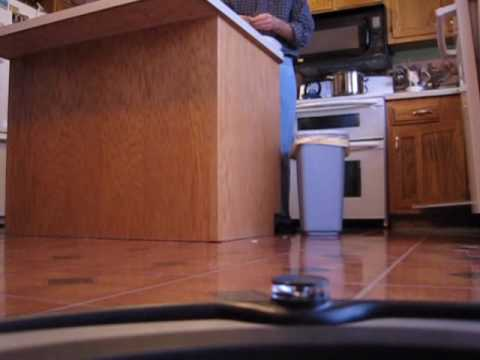
//> input picture vacuum_pov/roombapov1.jpg, 480 x 360 px
$ ./imageBasics ../../vacuum_pov/roombapov1.jpg   (built with g++ and OpenCV 4)
//> lines starting //> are read from the running program, lines starting //| are printed output that depends on the picture; after the words box and inside, x2 and y2 are one past the last pixel; in counts of white or black regions, pixels touching at a corner belong together
#include <iostream>
#include<chrono>

using namespace std;

#include <opencv2/core/core.hpp>
#include <opencv2/highgui/highgui.hpp>

int main(int argc, char **argv) {
    // Read the image in argv[1]
    cv::Mat image;
    image = cv::imread(argv[1]);    // call cv::imread to read the image from file
//> image is the input picture: 360 rows x 480 cols, CV_8UC3; mean B, G, R 68.6, 71.7, 107.6

    // check the data is correctly loaded
    if (image.data == nullptr) {    // maybe the file does not exist
        cerr << "file" << argv[1] << " not exist." << endl;
        return 0;
    }

    // print some basic information
    cout << "Image cols: " << image.cols << ", rows: " << image.rows << ", channels: " << image.channels() << endl;
//| Image cols: 480, rows: 360, channels: 3
    cv::imshow("image", image);     // use cv::imshow to show the image
    cv::waitKey(0);     // display and wait for a keyboard input

    // check image type
    if (image.type() != CV_8UC1 && image.type() != CV_8UC3) {
        // we need grayscale image or RGB image
        cout << "image type incorrect." << endl;
        return 0;
    }

    // check the pixels
    chrono::steady_clock::time_point t1 = chrono::steady_clock::now();  // create a timestamp here
    for (size_t y = 0; y < image.rows; y++) {   // for each row ...
        // use cv::Mat::ptr to get the pointer of each row
        unsigned char *row_ptr = image.ptr<unsigned char>(y); // ... get the pointer to y−th row

        for (size_t x = 0; x < image.cols; x++) {   // ..in that row, for each column, ...
            // now we can read the pixel on (x,y), x=column, y=row
            unsigned char *data_ptr = &row_ptr[x * image.channels()]; // data_ptr is the pointer to (x,y)
            // note: x * image.channels() --> each pixel has 3 channels for it, so the next pixel is 3 more array boxes away from the pixel's first array box.(Multiple of 3's)

            // visit the pixel in each channel
            for (int c = 0; c != image.channels(); c++) { // in each segment of 3 array blocks for the channel values of a pixel
                unsigned char data = data_ptr[c]; // data should be pixel of I(x,y) in c-th channel
            }
        }
    }
    chrono::steady_clock::time_point t2 = chrono::steady_clock::now();  // get another timestamp here (to measure the duration of looping over the pixels of an image @pixel-visiting)
    chrono::duration<double> time_used = chrono::duration_cast < chrono::duration < double >> (t2 - t1);
    cout << "time used: " << time_used.count() << " seconds." << endl;

    // copying cv::Mat
    // = and () operators will not copy the image data (value), but only the reference
    cv::Mat image_another = image;
    // Since copy reference, changing image_another will also change image
    image_another(cv::Rect(0, 0, 100, 100)).setTo(0); // set top−left 100∗100 block to zero
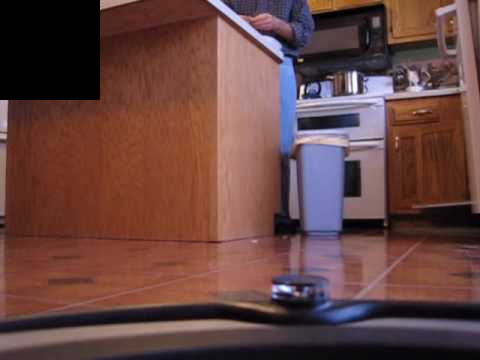
//> image_another: 360 rows x 480 cols, CV_8UC3; 5.79% of pixels changed, all inside (x1, y1, x2, y2) = (0, 0, 100, 100)
    cv::imshow("image", image);
    cv::waitKey(0);

    // copying image data/value
    // use cv::Mat::clone to actually clone the data
    cv::Mat image_clone = image.clone();
    image_clone(cv::Rect(0, 0, 100, 100)).setTo(255);
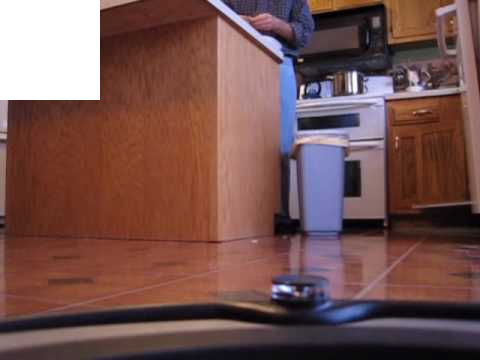
//> image_clone: 360 rows x 480 cols, CV_8UC3; 5.79% of pixels changed, all inside (x1, y1, x2, y2) = (0, 0, 100, 100)
    cv::imshow("image", image);
    cv::imshow("image_clone", image_clone);
    cv::waitKey(0);

    cv::destroyAllWindows();
    return 0;


    // Enter the image file name (placed in the build folder) in terminal
    // ./build/imageBasics ubuntu.png
}

$ run again, on vacuum_pov/roombapov4.jpg
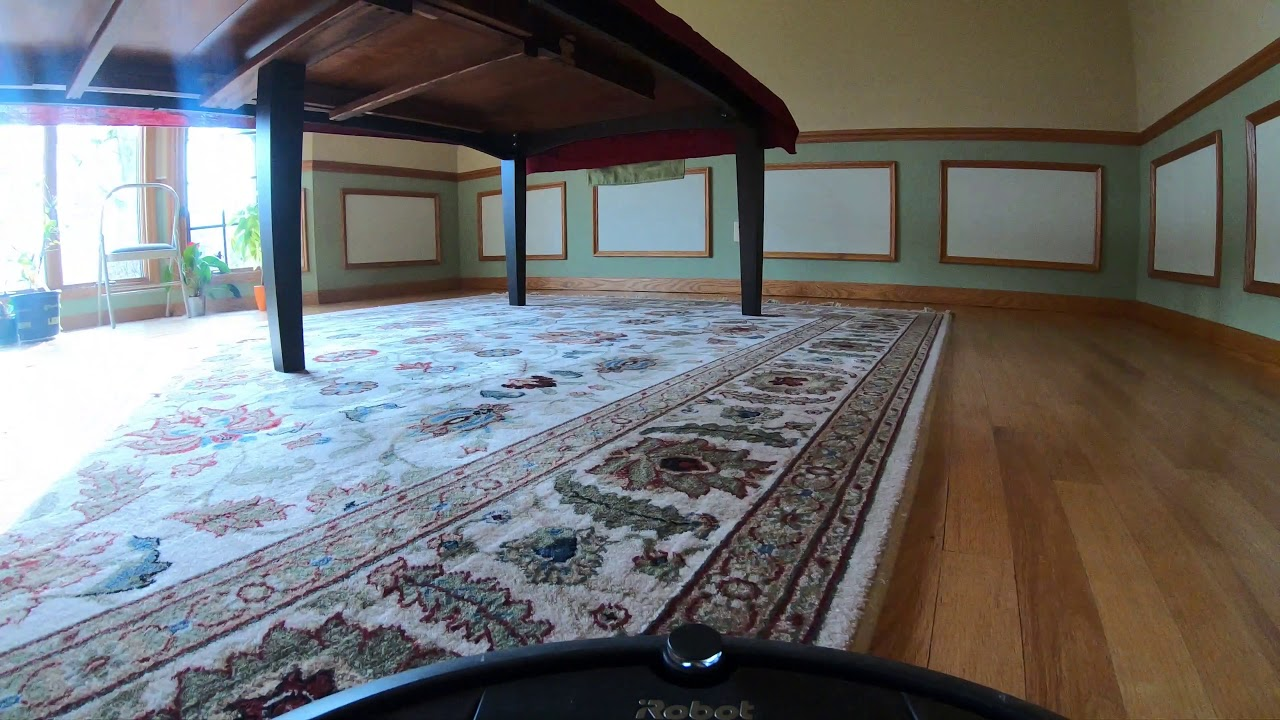
//> input picture vacuum_pov/roombapov4.jpg, 1280 x 720 px
//> image is the input picture: 720 rows x 1280 cols, CV_8UC3; mean B, G, R 109, 109.1, 109.1
//| Image cols: 1280, rows: 720, channels: 3
//> `image_another(cv::Rect(0, 0, 100, 100)).setTo(0);`:
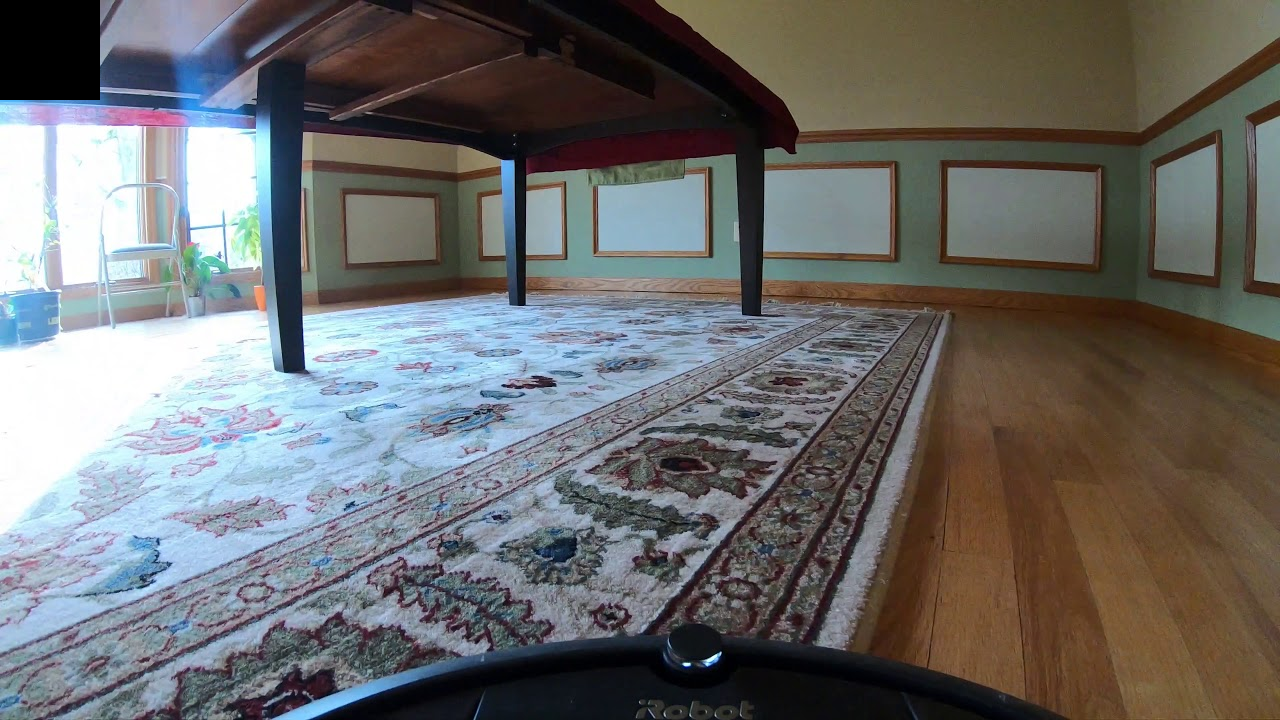
//> image_another: 720 rows x 1280 cols, CV_8UC3; 1.09% of pixels changed, all inside (x1, y1, x2, y2) = (0, 0, 100, 100)
//> `image_clone(cv::Rect(0, 0, 100, 100)).setTo(255);`:
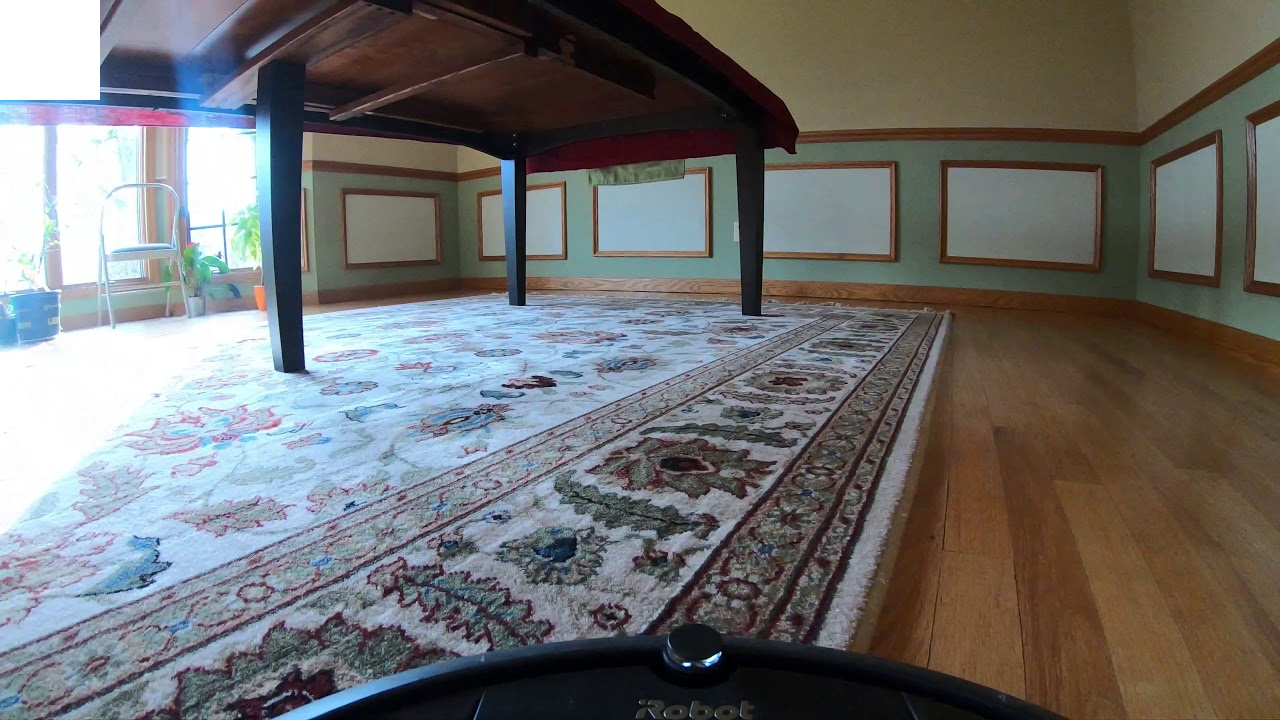
//> image_clone: 720 rows x 1280 cols, CV_8UC3; 1.09% of pixels changed, all inside (x1, y1, x2, y2) = (0, 0, 100, 100)

$ run again, on vacuum_pov/roombapov6.jpg
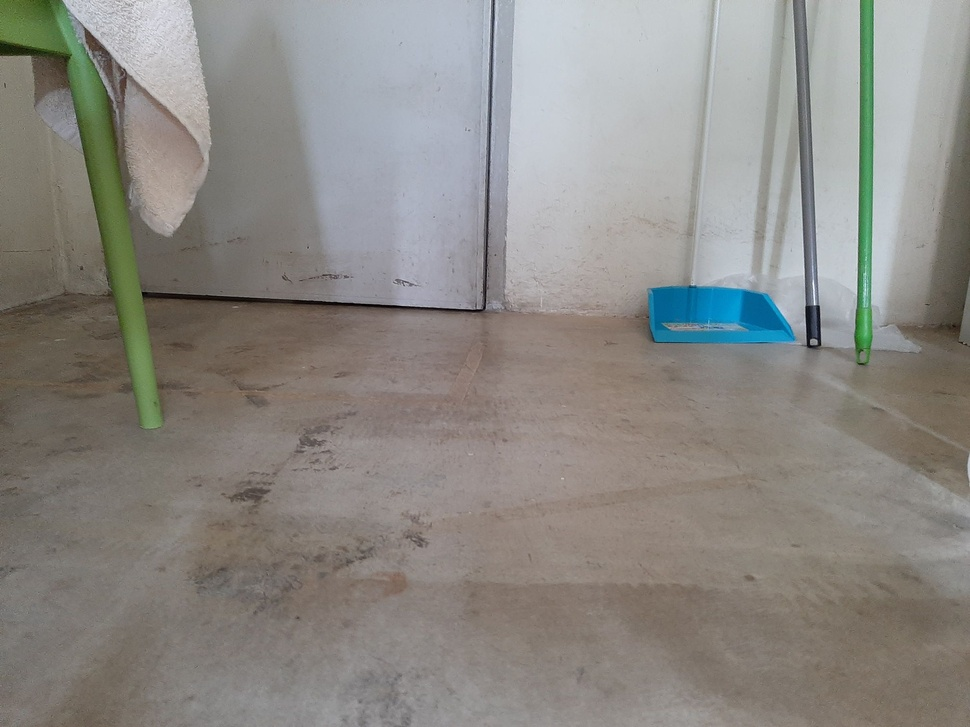
//> input picture vacuum_pov/roombapov6.jpg, 970 x 727 px, shrunk from 2016 x 1512 before the run
//> image is the input picture: 727 rows x 970 cols, CV_8UC3; mean B, G, R 132.3, 137, 139.4
//| Image cols: 970, rows: 727, channels: 3
//> `image_another(cv::Rect(0, 0, 100, 100)).setTo(0);`:
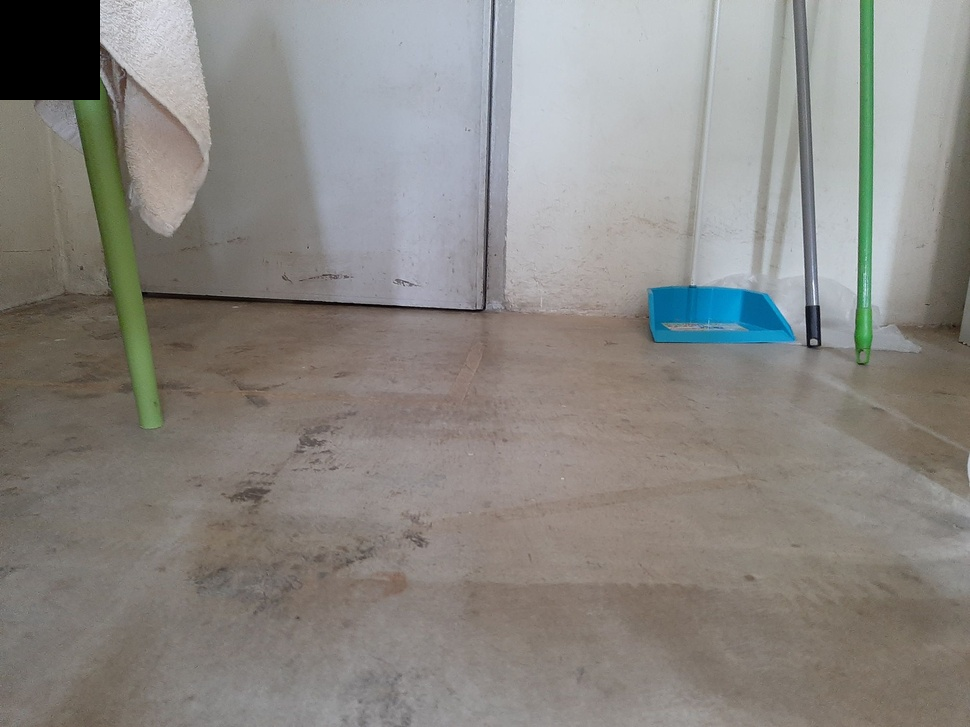
//> image_another: 727 rows x 970 cols, CV_8UC3; 1.42% of pixels changed, all inside (x1, y1, x2, y2) = (0, 0, 100, 100)
//> `image_clone(cv::Rect(0, 0, 100, 100)).setTo(255);`:
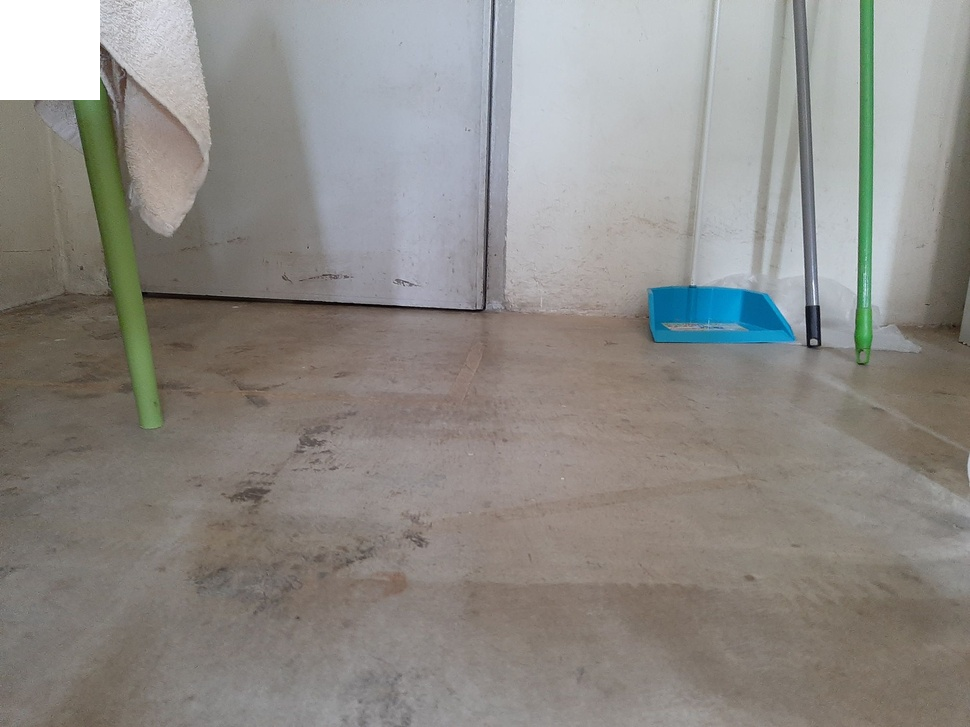
//> image_clone: 727 rows x 970 cols, CV_8UC3; 1.42% of pixels changed, all inside (x1, y1, x2, y2) = (0, 0, 100, 100)
